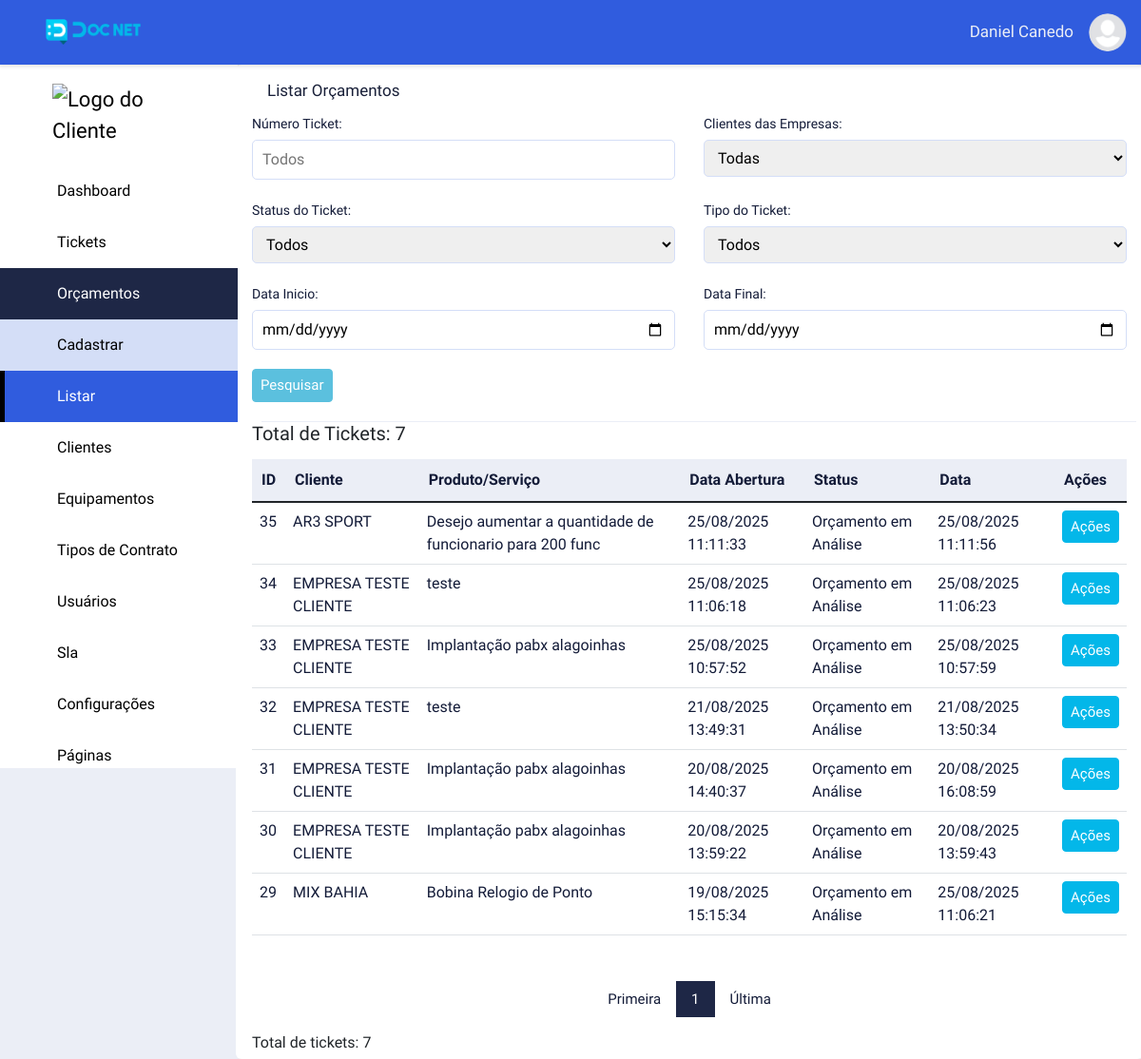
The page /list-orcam/index (signed in) on the database as committed earlier.
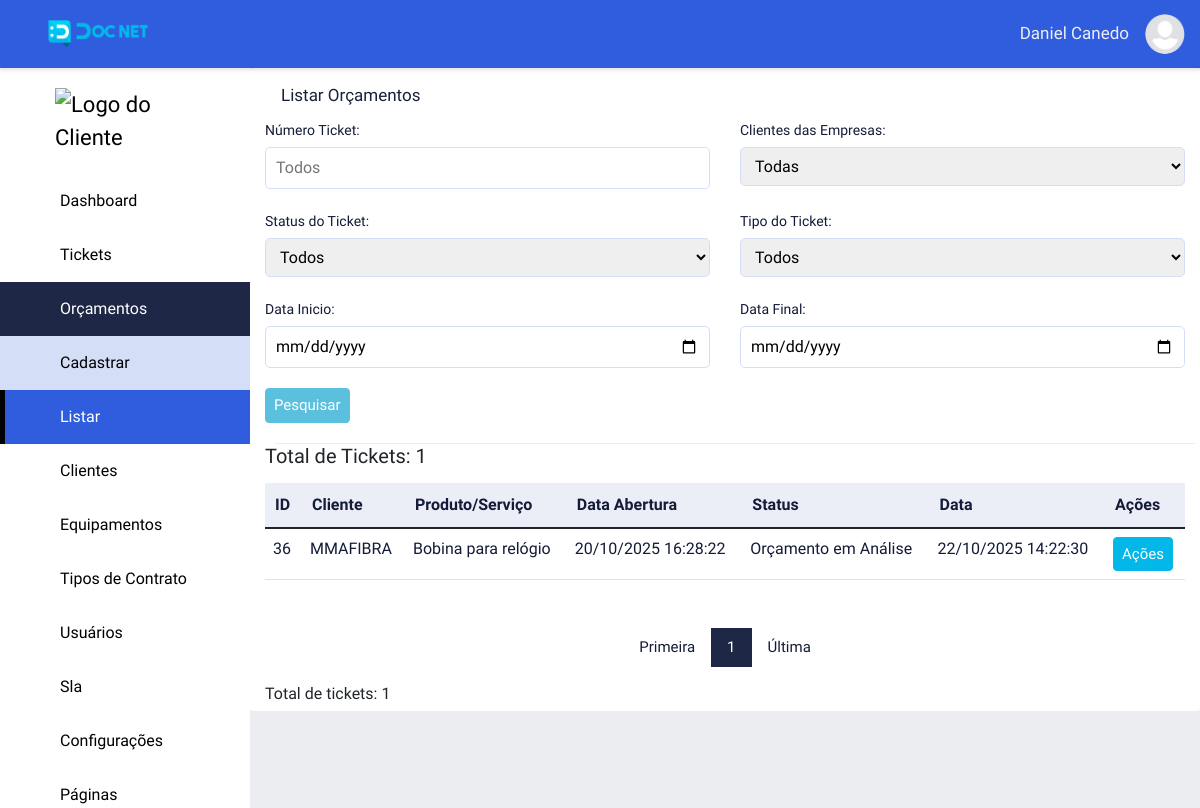
The same page on the database as committed later.
### tables this page shows
CREATE TABLE `adms_levels_pages` (
  `id` int NOT NULL,
  `permission` int NOT NULL DEFAULT '2',
  `order_level_page` int NOT NULL,
  `print_menu` int NOT NULL DEFAULT '2' COMMENT '1 - Apresentar no menu, 2 - Não apresentar no menu',
  `dropdown` int NOT NULL DEFAULT '2' COMMENT '1 - Dropdow , 2 - não dropdow',
  `adms_access_level_id` int NOT NULL,
  `adms_page_id` int NOT NULL,
  `adms_items_menu_id` int NOT NULL DEFAULT '1',
  `created` datetime NOT NULL,
  `modified` datetime DEFAULT NULL
);

CREATE TABLE `adms_pages` (
  `id` int NOT NULL,
  `controller` varchar(220) NOT NULL,
  `metodo` varchar(220) NOT NULL,
  `menu_controller` varchar(220) NOT NULL,
  `menu_metodo` varchar(220) NOT NULL,
  `name_page` varchar(220) NOT NULL,
  `publish` int NOT NULL DEFAULT '2',
  `icon` varchar(45) DEFAULT NULL,
  `obs` text,
  `adms_sits_pgs_id` int NOT NULL DEFAULT '2',
  `adms_types_pgs_id` int NOT NULL,
  `adms_groups_pgs_id` int NOT NULL,
  `created` datetime NOT NULL,
  `modified` datetime DEFAULT NULL
);

CREATE TABLE `adms_items_menus` (
  `id` int NOT NULL,
  `name` varchar(220) NOT NULL,
  `icon` varchar(45) NOT NULL,
  `order_item_menu` int NOT NULL,
  `created` datetime NOT NULL,
  `modified` datetime DEFAULT NULL
);

CREATE TABLE `adms_orcam` (
  `id` int NOT NULL,
  `empresa_id` int NOT NULL,
  `cliente_id` int NOT NULL,
  `contato` varchar(220) NOT NULL,
  `tel_contato` varchar(220) NOT NULL,
  `usuario_id` int DEFAULT NULL,
  `status_id` int NOT NULL DEFAULT '1',
  `dt_status` datetime NOT NULL,
  `inf_adic` text,
  `usuario_id_aval` int DEFAULT NULL,
  `prod_serv` varchar(220) DEFAULT NULL,
  `dt_orcam` datetime NOT NULL,
  `info_prod_serv` text,
  `image` varchar(220) DEFAULT NULL,
  `modified` datetime DEFAULT NULL,
  `created` datetime NOT NULL
);

CREATE TABLE `adms_clientes` (
  `id` int NOT NULL,
  `razao_social` varchar(220) NOT NULL,
  `nome_fantasia` varchar(220) NOT NULL,
  `cnpjcpf` varchar(220) NOT NULL,
  `cep` varchar(15) NOT NULL,
  `logradouro` varchar(220) NOT NULL,
  `bairro` varchar(220) NOT NULL,
  `cidade` varchar(220) NOT NULL,
  `uf` varchar(45) NOT NULL,
  `situacao` int NOT NULL,
  `empresa` int NOT NULL,
  `logo` varchar(220) DEFAULT NULL,
  `created` datetime NOT NULL,
  `modified` datetime DEFAULT NULL
);

CREATE TABLE `adms_orcam_status` (
  `id` int NOT NULL,
  `name` varchar(220) NOT NULL,
  `modified` datetime DEFAULT NULL,
  `created` datetime NOT NULL
);

### app/adms/Views/orcamentos/listOrcam.php (the view, shortened to what the rows shown need)
<div class="wrapper">
    <div class="row">
        <table class="table table-hover table-list mb-5">
            <thead class="list-head">
                <tr>
                    <th class="list-head-content table-sm-none">ID</th>
                    <th class="list-head-content">Cliente</th>
                    <th class="list-head-content table-sm-none">Produto/Serviço</th>
                    <th class="list-head-content table-sm-none">Data Abertura </th>
                    <th class="list-head-content">Status</th>
                    <th class="list-head-content table-sm-none">Data</th>
                    <th class="list-head-content">Ações</th>
                </tr>
            </thead>
            <tbody class="list-body">
                <?php
                foreach ($this->data['listOrcam'] as $cham) {
                    extract($cham);
                ?>
                    <tr>
                        <td class="list-body-content table-sm-none"><?php echo $id_orcam; ?></td>
                        <td class="list-body-content"><?php echo $nome_fantasia_id_clie; ?></td>
                        <td class="list-body-content table-sm-none"><?php echo $prod_serv_orcam; ?></td>
                        <td class="list-body-content table-sm-none"><?php echo date('d/m/Y H:i:s', strtotime($dt_orcam_orcam)); ?>
                        </td>
                        <td class="list-body-content"><?php echo $name_status_orcam; ?></td>
                        <td class="list-body-content table-sm-none">
                            <?php echo date('d/m/Y H:i:s', strtotime($dt_status_orcam)); ?></td>
                        <td class="list-body-content">
                            <div class="dropdown-action">
                                <button onclick="actionDropdown(<?php echo $id_orcam; ?>)" class="dropdown-btn-action">Ações</button>
                            </div>
                        </td>
                    </tr>
                <?php
                }
                ?>
            </tbody>
        </table>
    </div>
</div>

### app/adms/Views/include/menu.php (shortened to what the rows shown need)
<?php
$sidebar_active = "";
if (isset($this->data['sidebarActive'])) {
    $sidebar_active = $this->data['sidebarActive'];
}
?>
<div class="content">
    <div class="sidebar">
    <div class="logo-adm">
        <?php
        if(!empty ($_SESSION['set_clie'])){
            echo "<img src='" . URLADM . "app/adms/assets/image/logo/clientes/". $_SESSION['emp_user']."/{$_SESSION['logo_emp_prin']}' width='140' alt='Logo do Cliente'>";
        } else{
            echo "<img src='" . URLADM . "app/adms/assets/image/logo/clientes/icon_user.png' width='140' alt='Logo do Cliente'>";
        }
        ?>
    </div>
        <?php
        if ((isset($this->data['menu'])) and ($this->data['menu'])) {
            $count_drop_start = 0;
            $count_drop_end = 0;
            foreach ($this->data['menu'] as $item_menu) {
                extract($item_menu);
                $active_item_menu = "";
                if ($sidebar_active == $menu_controller) {
                    $active_item_menu = "active";
                }
                if ($dropdown == 1) {
                    if ($count_drop_start != $id_itm_men) {
                        if (($count_drop_end == 1) and ($count_drop_start != 0)) {
                            echo "</div>";
                            $count_drop_end = 0;
                        }
                        echo "<button class='dropdown-btn btn-active$id_itm_men'>";
                        echo "<i class='icon $icon_itm_men'></i><span>$name_itm_men</span><i class='fa-solid fa-caret-down'></i>";
                        echo "</button>";
                        echo "<div class='dropdown-container cont-active$id_itm_men'>";
                    }
                    echo "<a href='" . URLADM . "$menu_controller/$menu_metodo' class='sidebar-nav active$id_itm_men $active_item_menu'><i class='icon $icon'></i><span></span>$name_page</a>";
                    $count_drop_start = $id_itm_men;
                    $count_drop_end = 1;
                } else {
                    if ($count_drop_end == 1) {
                        echo "</div>";
                        $count_drop_end = 0;
                    }
                    echo "<a href='" . URLADM . "$menu_controller/$menu_metodo' class='sidebar-nav $active_item_menu'><i class='icon $icon'></i><span></span>$name_page</a>";
                }
            }
        }
        ?>
    </div>

Rows that differ between the two databases and show on the page:
removed adms_orcam: id "35", cliente.nome_fantasia "AR3 SPORT", prod_serv "Desejo aumentar a quantidade de funcionario para 200 func", dt_orcam "25/08/2025 11:11:33", status.name "Orçamento em Análise", dt_status "25/08/2025 11:11:56"
removed adms_orcam: id "34", cliente.nome_fantasia "EMPRESA TESTE CLIENTE", prod_serv "teste", dt_orcam "25/08/2025 11:06:18", status.name "Orçamento em Análise", dt_status "25/08/2025 11:06:23"
removed adms_orcam: id "33", cliente.nome_fantasia "EMPRESA TESTE CLIENTE", prod_serv "Implantação pabx alagoinhas", dt_orcam "25/08/2025 10:57:52", status.name "Orçamento em Análise", dt_status "25/08/2025 10:57:59"
removed adms_orcam: id "32", cliente.nome_fantasia "EMPRESA TESTE CLIENTE", prod_serv "teste", dt_orcam "21/08/2025 13:49:31", status.name "Orçamento em Análise", dt_status "21/08/2025 13:50:34"
removed adms_orcam: id "31", cliente.nome_fantasia "EMPRESA TESTE CLIENTE", prod_serv "Implantação pabx alagoinhas", dt_orcam "20/08/2025 14:40:37", status.name "Orçamento em Análise", dt_status "20/08/2025 16:08:59"
removed adms_orcam: id "30", cliente.nome_fantasia "EMPRESA TESTE CLIENTE", prod_serv "Implantação pabx alagoinhas", dt_orcam "20/08/2025 13:59:22", status.name "Orçamento em Análise", dt_status "20/08/2025 13:59:43"
removed adms_orcam: id "29", cliente.nome_fantasia "MIX BAHIA", prod_serv "Bobina Relogio de Ponto", dt_orcam "19/08/2025 15:15:34", status.name "Orçamento em Análise", dt_status "25/08/2025 11:06:21"
added adms_orcam: id "36", cliente.nome_fantasia "MMAFIBRA", prod_serv "Bobina para relógio", dt_orcam "20/10/2025 16:28:22", status.name "Orçamento em Análise", dt_status "22/10/2025 14:22:30"
Other text that changed with them:
$_SESSION['resultado']: "7" → "1"
